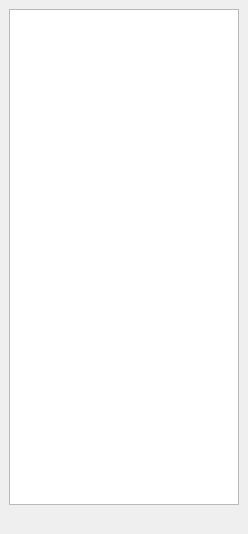
<?xml version="1.0" encoding="UTF-8"?>
<ui version="4.0">
 <class>Objects</class>
 <widget class="QDockWidget" name="Objects">
  <property name="geometry">
   <rect>
    <x>0</x>
    <y>0</y>
    <width>248</width>
    <height>534</height>
   </rect>
  </property>
  <property name="windowTitle">
   <string>Objects Manager</string>
  </property>
  <widget class="QWidget" name="dockWidgetContents">
   <layout class="QVBoxLayout" name="verticalLayout">
    <item>
     <widget class="QTreeView" name="treeView"/>
    </item>
    <item>
     <layout class="QHBoxLayout" name="horizontalLayout">
      <item>
       <spacer name="horizontalSpacer">
        <property name="orientation">
         <enum>Qt::Horizontal</enum>
        </property>
        <property name="sizeHint" stdset="0">
         <size>
          <width>40</width>
          <height>20</height>
         </size>
        </property>
       </spacer>
      </item>
      <item>
       <layout class="QHBoxLayout" name="controlLayout"/>
      </item>
     </layout>
    </item>
   </layout>
  </widget>
 </widget>
 <resources>
  <include location="editor.qrc"/>
 </resources>
 <connections/>
</ui>
